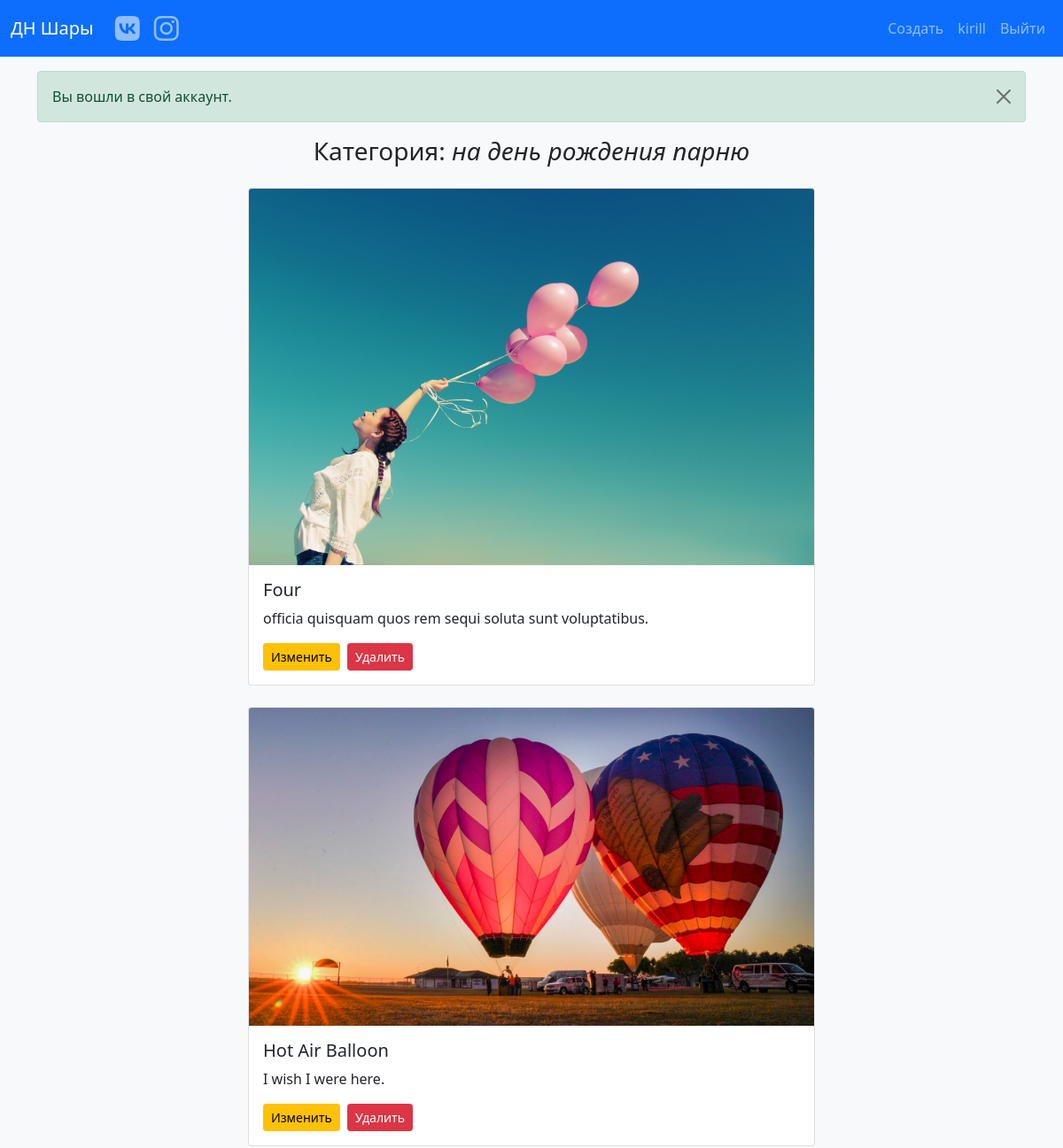
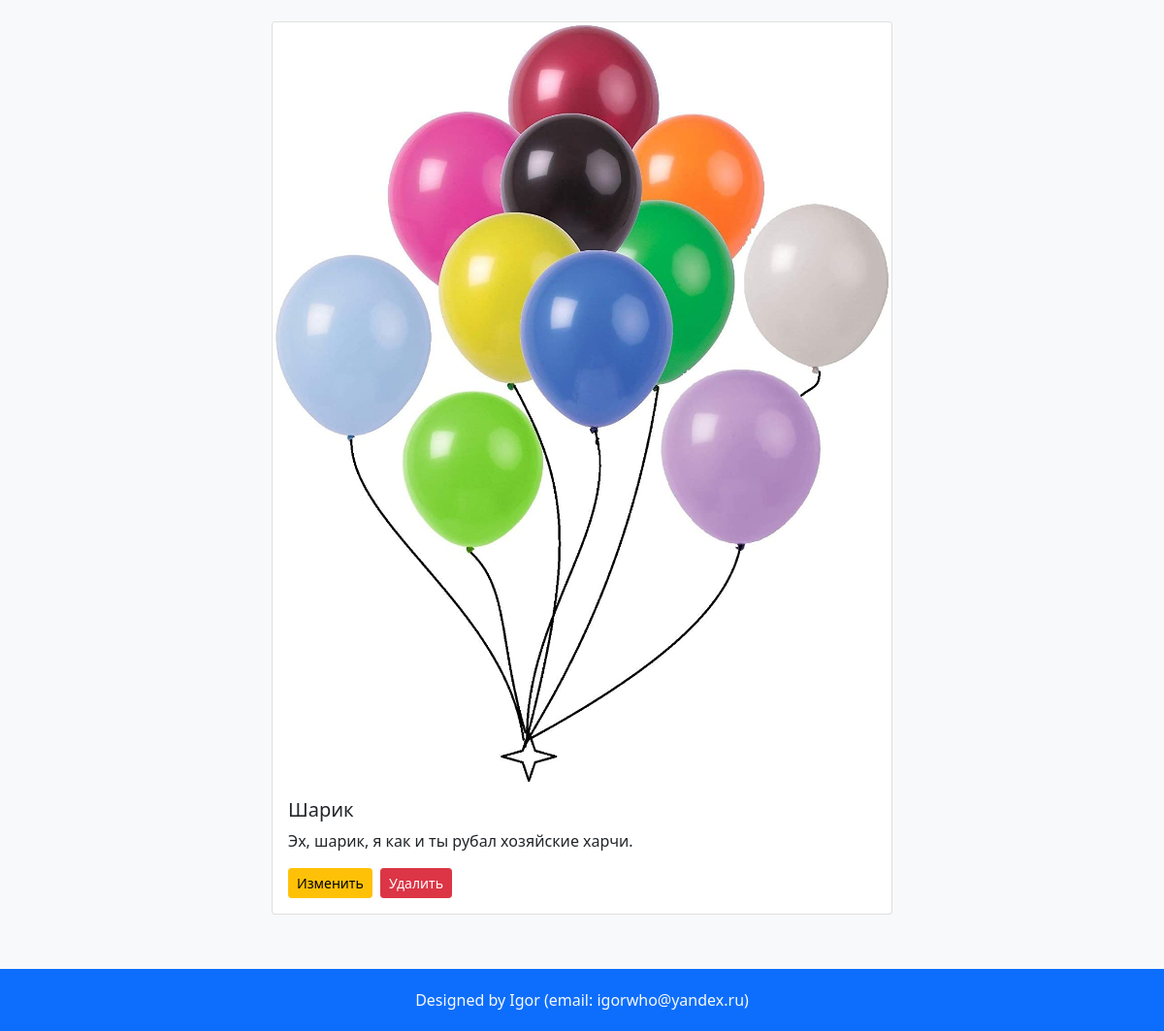
Page /products?category=4 (signed in) on the committed database (2 pictures, top to bottom).
### tables this page shows
CREATE TABLE `users` (
  `id` int(11) NOT NULL,
  `username` varchar(255) NOT NULL,
  `password` varchar(255) NOT NULL
);

CREATE TABLE `categories` (
  `id` int(11) NOT NULL,
  `name` varchar(255) NOT NULL
);

CREATE TABLE `products` (
  `id` int(11) NOT NULL,
  `user_id` int(11) NOT NULL,
  `category_id` int(11) NOT NULL,
  `image_name` varchar(55) NOT NULL,
  `title` varchar(255) NOT NULL,
  `description` text NOT NULL,
  `price` int(11) DEFAULT NULL
);

### config.php (called while the page is built)
<?php
$dns = 'mysql:host=localhost;dbname=balloons;charset=utf8';
$user = 'root';
$password = '';

### includes/classes/Model.php (called while the page is built, shortened)
<?php
class Model
{
    protected $tableName;
    private $pdo;
    public function __construct() {
        include __DIR__ . '/../../config.php';
        $this->pdo = new PDO($dns, $user, $password);
        $this->pdo->setAttribute(PDO::ATTR_ERRMODE, PDO::ERRMODE_EXCEPTION);
    }
    private function query($sql, $params = [])
    {
        $query = $this->pdo->prepare($sql);
        $query->execute($params);
        $query->setFetchMode(PDO::FETCH_CLASS, get_called_class());
        return $query;
    }
    public function get($column, $value)
    {
        $sql = "SELECT * FROM $this->tableName WHERE $column = :$column";
        $params = [":$column" => $value];
        $query = $this->query($sql, $params);
        return $query->fetch();
    }
    public function getAll($where = [], $params = [])
    {
        $sql = "SELECT * FROM $this->tableName";
        if ($where) {
            $sql .= ' WHERE ';
            foreach ($where as $key => $_) {
                $sql .= "$key = :$key AND ";
            }
            $sql = rtrim($sql, ' AND ');
        }
        $query = $this->query($sql, $where);
        return $query->fetchAll();
    }
}

### includes/classes/UserModel.php (called while the page is built, shortened)
<?php
include_once 'Model.php';
class UserModel extends Model
{
    function getLoggedInUser()
    {
        if (isset($_SESSION['username'])) {
            $user = $this->get('username', $_SESSION['username']);
            if ($user && $user->password === $_SESSION['password']) return $user;
            return false;
        }
        return false;
    }
}

### includes/common.php (called while the page is built, shortened)
<?php
include 'classes/UserModel.php';
include 'helperFunctions.php';
try {
    $user = (new UserModel)->getLoggedInUser();
} catch (PDOException $e) {
    displayDbError();
}

### includes/helperFunctions.php (called while the page is built, shortened)
<?php
function getMessages()
{
    if (isset($_SESSION['messages'])) {
        $messages = $_SESSION['messages'];
        return $messages;
    }
    return [];
}

### includes/classes/ProductModel.php (called while the page is built, shortened)
<?php
include_once 'Model.php';
class ProductModel extends Model
{
    public function getImageUrl()
    {
        $httpsOrHttp = isset($_SERVER['HTTPS']) && $_SERVER['HTTPS'] === 'on' ? 'https' : 'http';
        $host = $_SERVER['HTTP_HOST'];
        $url = "/images/$this->image_name";
        return $httpsOrHttp . '://' . $host . $url;
    }
}

### products.php (the view, shortened to what this page needs)
<?php
include 'header.php';
include 'includes/classes/ProductModel.php';
try {
    $category_id = filter_input(INPUT_GET, 'category', FILTER_SANITIZE_NUMBER_INT);
    $category = (new CategoryModel)->get('id', $category_id);
    $products = (new ProductModel)->getAll(['category_id' => $category_id], ['orderBy' => '-id']);
} catch (PDOException $e) {
    displayDbError();
}
?>
<?php if ($products): ?>
    <h3 class="mb-4 text-center">Категория: <span class="text-lowercase fst-italic"><?= $category->name ?></span></h3>
    <?php foreach ($products as $product): ?>
        <div class="card mx-auto mb-4" style="max-width: 40rem;">
            <img src="<?= $product->getImageUrl() ?>" class="card-img-top" alt="...">
            <div class="card-body">
                <h5 class="card-title"><?= $product->title ?></h5>
                <p class="card-text"><?= $product->description ?></p>
                <?php if ($user): ?>
                    <a href="/product-form?id=<?= $product->id ?>"><button type="button" class="btn btn-warning btn-sm me-1">Изменить</button></a>
                    <a href="/product-confirm-delete?id=<?= $product->id ?>"><button type="button" class="btn btn-danger btn-sm">Удалить</button></a>
                <?php endif; ?>
            </div>
        </div>
    <?php endforeach; ?>
<?php endif; ?>
<?php include 'footer.php' ?>

### header.php (shortened to what this page needs)
<?php include 'includes/common.php' ?>
<html>
<head>
    <link href="https://cdn.jsdelivr.net/npm/bootstrap@5.0.0/dist/css/bootstrap.min.css" rel="stylesheet">
    <link rel="stylesheet" href="styles.css">
</head>
<body class="bg-light">
    <nav class="navbar navbar-expand-lg navbar-dark bg-primary mb-3">
        <div class="container-fluid">
            <a class="navbar-brand" href="/">ДН Шары</a>
            <div class="collapse navbar-collapse justify-content-between" id="navbarNavDropdown">
                <ul class="navbar-nav">
                    <li class="nav-item">
                        <a class="nav-link" href="https://vk.com/dn_shari" target="_blank"><i class="fab fa-vk fa-2x"></i></a>
                    </li>
                    <li class="nav-item">
                        <a class="nav-link" href="https://www.instagram.com/dn_shari/" target="_blank"><i class="fab fa-instagram fa-2x"></i></a>
                    </li>
                </ul>
                <?php if ($user): ?>
                    <ul class="navbar-nav">
                        <li class="nav-item">
                            <a class="nav-link" href="/product-form">Создать</a>
                        </li>
                        <li class="nav-item">
                            <a class="nav-link" href="#"><?= $user->username ?></a>
                        </li>
                        <li class="nav-item">
                            <a class="nav-link" href="/includes/logout-submit">Выйти</a>
                        </li>
                    </ul>
                <?php endif; ?>
            </div>
        </div>
    </nav>
    <div class="container">
        <?php foreach (getMessages() as $message): ?>
            <div class="alert alert-<?= $message['type'] ?> alert-dismissible fade show">
                <?= $message['text'] ?>
                <button type="button" class="btn-close" data-bs-dismiss="alert" aria-label="Close"></button>
            </div>
        <?php endforeach; ?>

### styles.css (style rules this page uses)
body { position: relative; min-height: 100vh; }
.container { padding-bottom: 6rem; }

### rows in the picture
users: username "kirill"
categories: name "на день рождения парню"
products: image_name (picture), title "Four", description "officia quisquam quos rem sequi soluta sunt voluptatibus."
products: image_name (picture), title "Hot Air Balloon", description "I wish I were here."
products: image_name (picture), title "Шарик", description "Эх, шарик, я как и ты рубал хозяйские харчи."

### other values in the picture
$message['text'] "Вы вошли в свой аккаунт."
